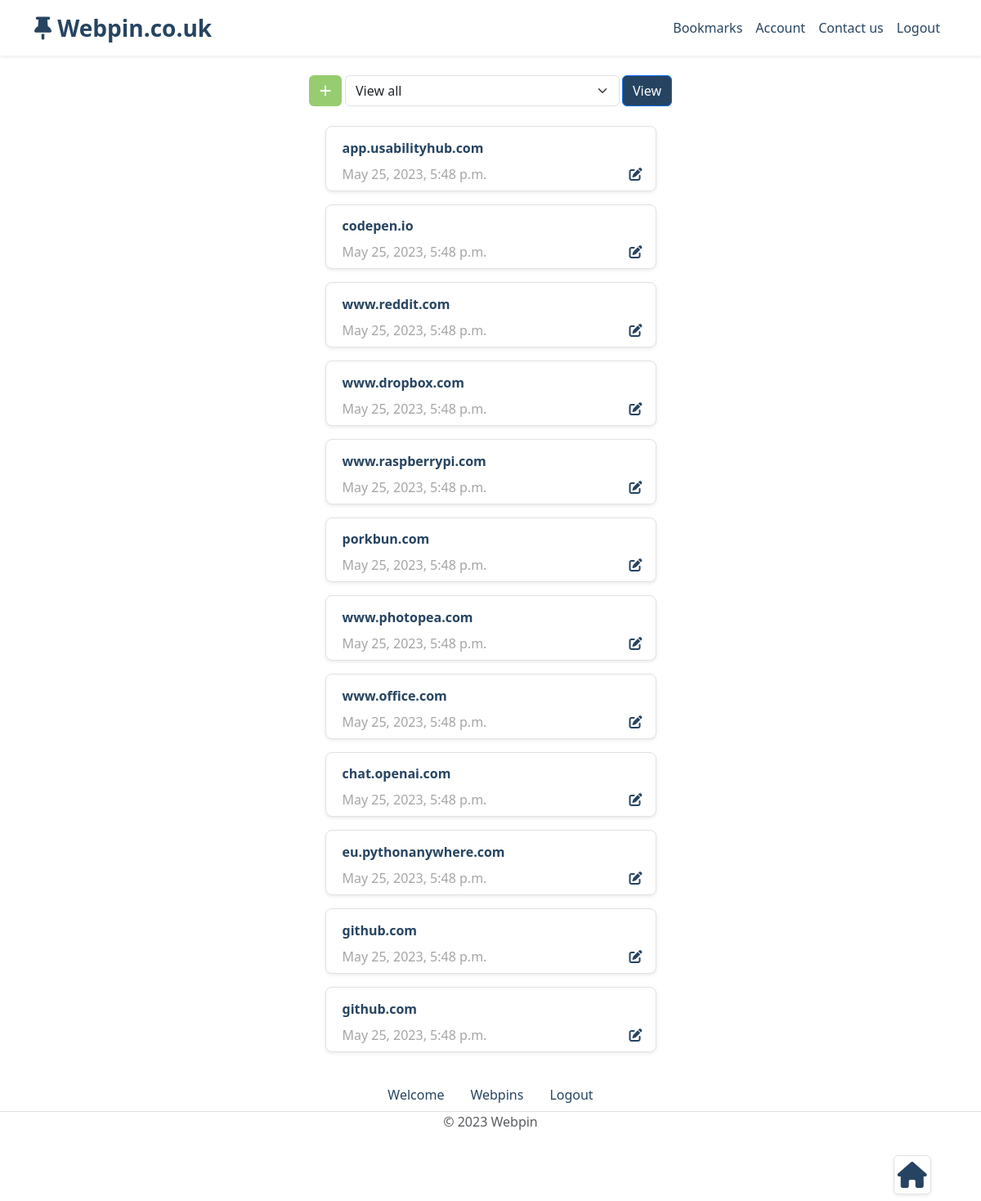
Screenshot of /bookmarks (signed in) with the database file from the repository.
### bookmarks_main/models.py (models this page shows, shortened)
class Saved_Bookmarks(models.Model):
    bookmark_title = models.CharField(max_length=500, null=True, blank=False)
    bookmark_address = models.CharField(max_length=1_000)
    bookmark_notes = models.CharField(max_length=100_000, null=True, blank=False)
    bookmark_catagory = models.CharField(max_length=250, null=True, blank=False)
    bookmark_save_date = models.DateTimeField(auto_now_add=True)
    author = models.ForeignKey(User, on_delete=models.CASCADE)

### bookmarks_main/views.py (the view, shortened to what this page needs)
# urls.py: path('bookmarks', views.userhome, name='home-page'),
@login_required(login_url="/members/login_user")
def userhome(request):
    context = {}
    bookmarks = Saved_Bookmarks.objects.filter(author=request.user.id).order_by('-bookmark_save_date')
    all_user_bookmarks = Saved_Bookmarks.objects.filter(author=request.user.id)
    all_user_bookmarks_list = list(all_user_bookmarks)
    if len(all_user_bookmarks_list) >= 1: context['all_user_bookmarks_list'] = True
    if request.method == 'POST' and 'delete_all_bookmarks' in request.POST:
        all_user_bookmarks.delete()
        return redirect(request.META['HTTP_REFERER'])
    context['bookmarks'] = bookmarks
    if bookmarks.exists():
        context['bookmark_exist'] = 'User has bookmarks'
    bookmark_list = [bookmark for bookmark in bookmarks]
    catagories = list(set([entry.bookmark_catagory for entry in bookmark_list if entry.bookmark_catagory != '']))
    context['catagories'] = catagories
    return render(request, 'bookmarks_main/index.html', context)

### bookmarks_main/templates/bookmarks_main/index.html (shortened to what this page needs)
{% extends './template.html' %}
{% block content %}
    {% if bookmark_exist %}
    <div class="row d-flex justify-content-end">
        <div class="col-1 me-3">
            <h2 class="p-1 rounded border shadow-sm" style="background-color: white; position:fixed; bottom: 0;"><a href="#anchor" style="color:#264461;"><i class="fa-solid fa-house"></i></a></h2>
        </div>
    </div>
    {% endif %}
    <nav class="navbar navbar-light" id="anchor">
        <div class="container-fluid justify-content-center">
            <button class="btn fs-6 fw-bold me-1" id="addbutton" style="background-color: rgb(151,205,112); color: white;" width="100%" type="button" data-bs-toggle="modal" data-bs-target="#SubmitNewBookmarkModal"><i class="fa-solid fa-plus"></i></button>
            <form method="post">
                <div class="input-group" id="categorybar">
                    <select class="form-select me-1 rounded" aria-label="Default select example" name="selected_bookmark_catagory" value="Select category">
                        <option selected>View all</option>
                    </select>
                    <input class="btn btn-primary rounded" style="background-color: #264461" type="submit" name="select_catagory" value="View">
                </div>
            </form>
        </div>
    </nav>
        {% if bookmark_exist %}
        {% else %}
            {% load static %}
        {% endif %}
    {% if bookmark_exist %}
    <div class="row mb-3 d-flex justify-content-center">
        <div class="order-lg-1 order-md-1 ms-3 me-3" style="width: 405px;">
                {% for bookmark in bookmarks %}
                    <form method="post">
                            <a href="{{bookmark.bookmark_address}}" target="_blank" rel="noopener noreferrer" style="text-decoration: none; color: #264461">
                                <div class="row p-1 mt-3 bg-white d-flex align-items-center shadow-sm border rounded-3">
                                    <div class="row mt-2">
                                        <div class="col-auto">
                                            <span class="align-middle fw-bold ms-1">{{bookmark.bookmark_title}}</span>
                                        </div>
                                    </div>
                                    <div class="row-auto mt-1 py-1">
                                            <div class="d-flex justify-content-between">
                                                <span class="ms-1" style="color:rgb(165, 165, 165);">{{bookmark.bookmark_save_date}}</span>
                                                <a href="{% url 'edit-bookmark' bookmark.id %}" style="color: #264461"><i class="fa-solid fa-pen-to-square"></i></a>
                                            </div>
                                    </div>
                                </div>
                            </a>
                    </form>
                {% endfor %}
        </div>
    </div>
    {% endif %}
{% endblock %}

### bookmarks_main/templates/bookmarks_main/index.html (style rules this page uses)
@media (min-width:992px) and (max-width:1200px) { #categorybar { width: 400px; } }
@media screen and (min-width: 1200px) { #categorybar { width: 400px; } }

### rows the page displays
Saved_Bookmarks: bookmark_title "app.usabilityhub.com", bookmark_save_date "May 25, 2023, 5:48 p.m."
Saved_Bookmarks: bookmark_title "codepen.io", bookmark_save_date "May 25, 2023, 5:48 p.m."
Saved_Bookmarks: bookmark_title "www.reddit.com", bookmark_save_date "May 25, 2023, 5:48 p.m."
Saved_Bookmarks: bookmark_title "www.dropbox.com", bookmark_save_date "May 25, 2023, 5:48 p.m."
Saved_Bookmarks: bookmark_title "www.raspberrypi.com", bookmark_save_date "May 25, 2023, 5:48 p.m."
Saved_Bookmarks: bookmark_title "porkbun.com", bookmark_save_date "May 25, 2023, 5:48 p.m."
Saved_Bookmarks: bookmark_title "www.photopea.com", bookmark_save_date "May 25, 2023, 5:48 p.m."
Saved_Bookmarks: bookmark_title "www.office.com", bookmark_save_date "May 25, 2023, 5:48 p.m."
Saved_Bookmarks: bookmark_title "chat.openai.com", bookmark_save_date "May 25, 2023, 5:48 p.m."
Saved_Bookmarks: bookmark_title "eu.pythonanywhere.com", bookmark_save_date "May 25, 2023, 5:48 p.m."
Saved_Bookmarks: bookmark_title "github.com", bookmark_save_date "May 25, 2023, 5:48 p.m."
Saved_Bookmarks: bookmark_title "github.com", bookmark_save_date "May 25, 2023, 5:48 p.m."
